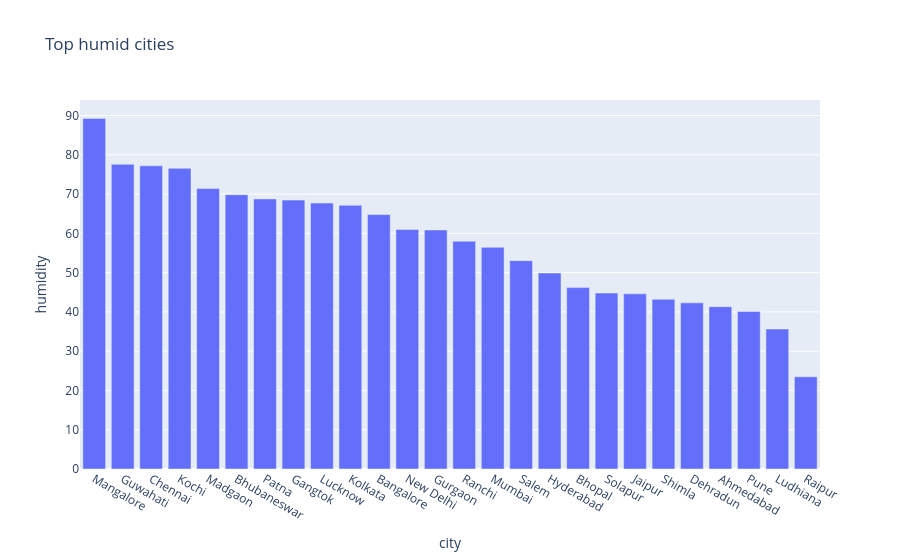

Notebook code for this chart:
### Code cell
HumBar = px.bar(
    Humid,
    x='city',
    y='humidity',
    title='Top humid cities'
)
HumBar.show()

### Figure 1 — Plotly figure (JSON) as saved in the notebook; plotly's stock layout.template omitted (floating-point values rounded to 4 significant figures)
{"data": [{"hovertemplate": "city=%{x}<br>humidity=%{y}<extra></extra>", "legendgroup": "", "marker": {"color": "#636efa", "pattern": {"shape": ""}}, "name": "", "orientation": "v", "showlegend": false, "textposition": "auto", "type": "bar", "x": ["Mangalore", "Guwahati", "Chennai", "Kochi", "Madgaon", "Bhubaneswar", "Patna", "Gangtok", "Lucknow", "Kolkata", "Bangalore", "New Delhi", "Gurgaon", "Ranchi", "Mumbai", "Salem", "Hyderabad", "Bhopal", "Solapur", "Jaipur", "Shimla", "Dehradun", "Ahmedabad", "Pune", "Ludhiana", "Raipur"], "xaxis": "x", "y": [89.26, 77.58, 77.21, 76.56, 71.4, 69.84, 68.77, 68.47, 67.71, 67.15, 64.77, 61.0, 60.87, 58.0, 56.45, 53.06, 49.92, 46.19, 44.8, 44.6, 43.21, 42.31, 41.34, 40.1, 35.65, 23.47], "yaxis": "y"}], "layout": {"barmode": "relative", "legend": {"tracegroupgap": 0}, "title": {"text": "Top humid cities"}, "xaxis": {"anchor": "y", "domain": [0, 1], "title": {"text": "city"}}, "yaxis": {"anchor": "x", "domain": [0, 1], "title": {"text": "humidity"}}}}
